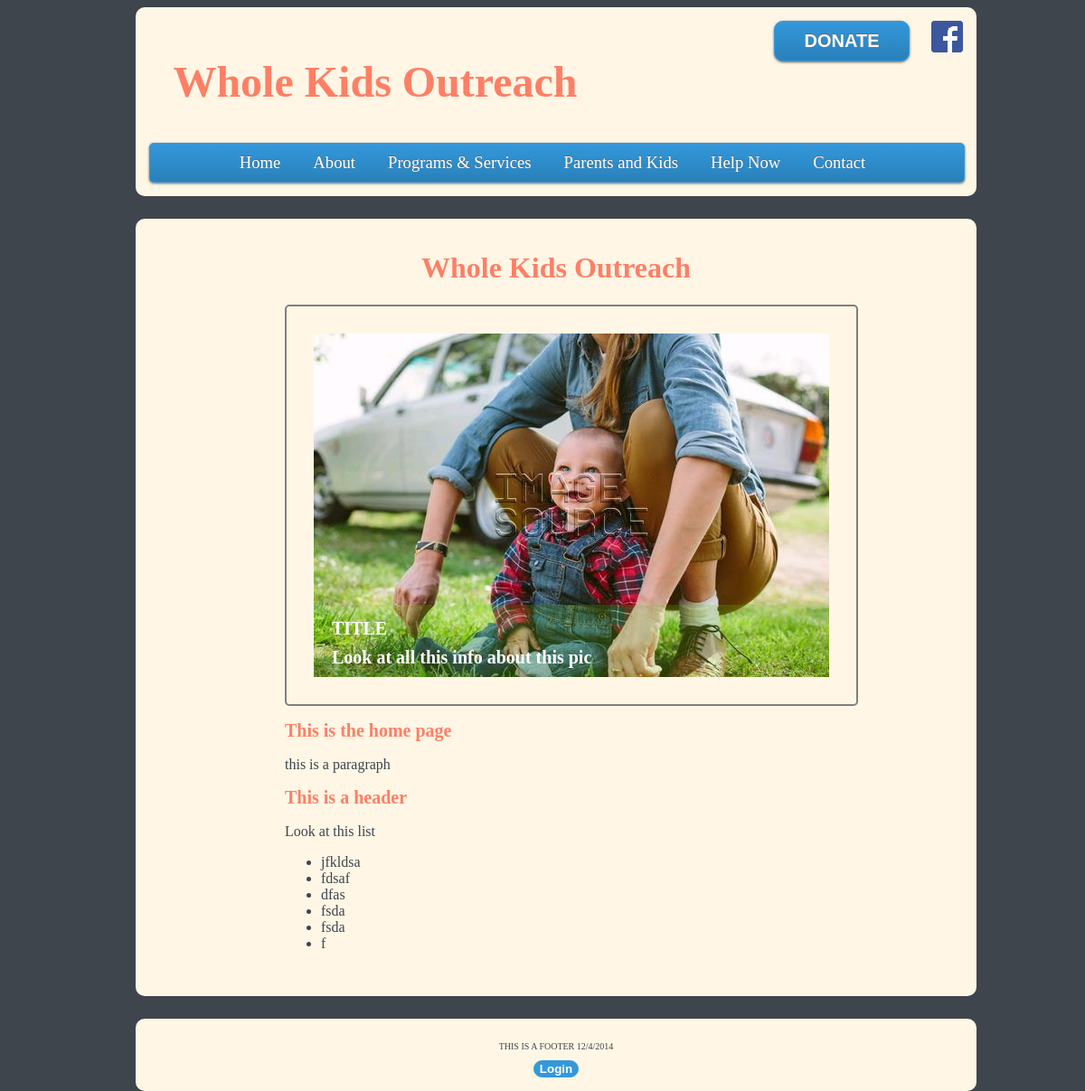
Before: / with the older database file.
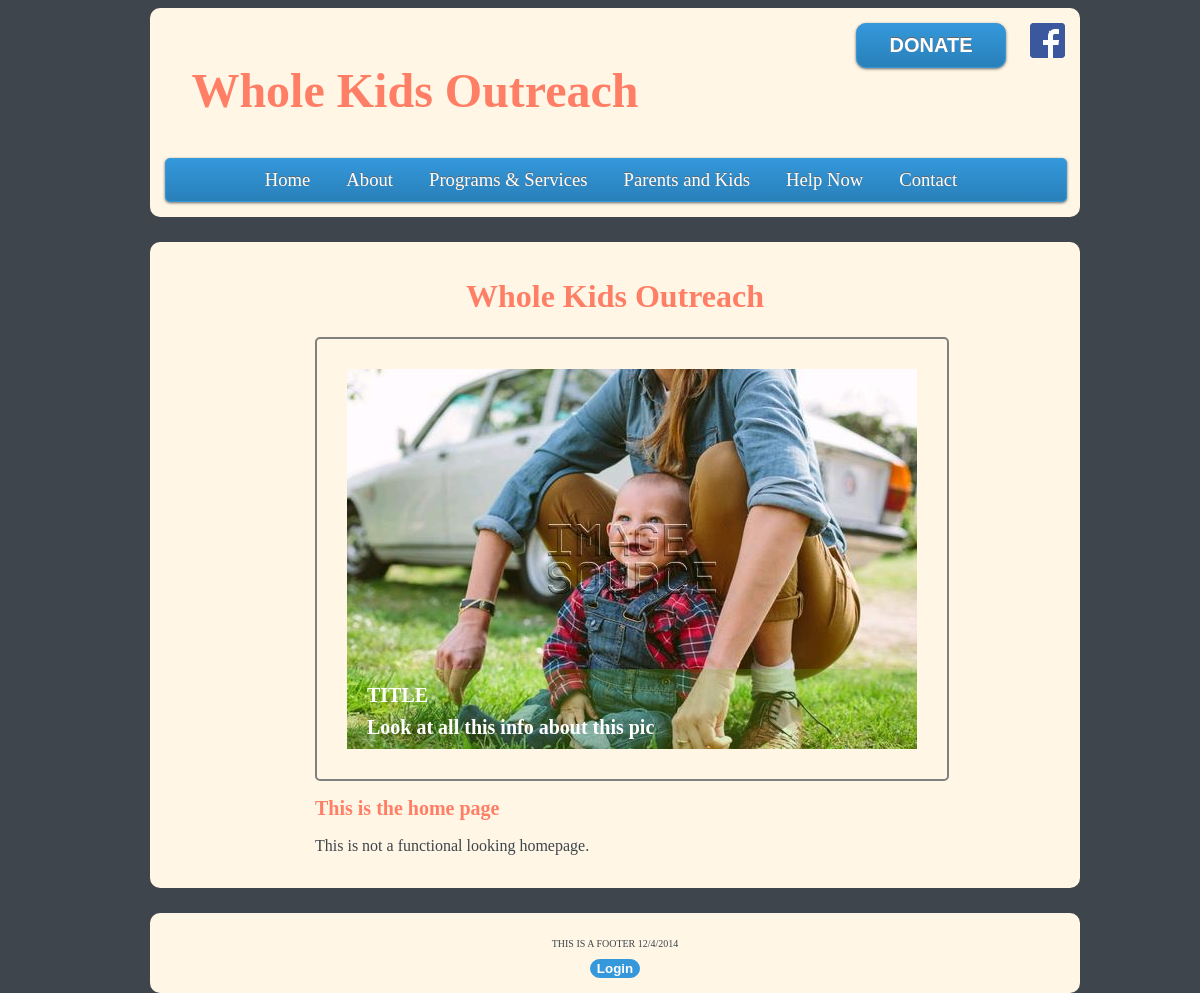
After: the same page with the newer database file.
### tables this page shows
CREATE TABLE IF NOT EXISTS `content` (
  `ID` int(11) NOT NULL DEFAULT '0',
  `Page` varchar(99) DEFAULT NULL,
  `Content` mediumtext NOT NULL,
  PRIMARY KEY (`ID`)
);

### index.php (the view, shortened to what this page needs)
<!DOCTYPE html>
<?php
	$page = 'home';
	$con = mysql_connect('localhost', 'root', '');
	$query = "SELECT * FROM `content` WHERE `Page` = '$page'";
	$result = mysql_query($query, $con);
	if(mysql_num_rows($result) > 0)
	{
		$pageInfo = mysql_fetch_array($result, MYSQL_ASSOC);
		$content = $pageInfo['Content'];
	}
?>
<html>
<head>
	<link rel="stylesheet" type="text/css" href="style.css">
	  <link rel="stylesheet" type="text/css" href="./slideShow/style1.css">
</head>
<body>
	<div id="bodyContainer">
		<?php include 'menu.php';?>
		<div id="mainBody">
			<div class="mainCenter">
				<h1>Whole Kids Outreach</h1>
				<div id="hero">
					<div id="slider">
						<div class="items">
							<img src="./slideShow/img/0.jpg" alt="slide2">
							<div class="info">
								<h2>TITLE</h2>
								<p>Look at all this info about this pic</p>
						     </div>
					    </div>
					</div>
				</div>
				<?= $content ?>
			</div>
		</div>
		<?php include 'footer.php';?>
	</div>
</body>
</html>

### menu.php (shortened to what this page needs)
<div id="menu">
	<div id="menuLogo">
		<a href="./index.php"><h2>Whole Kids Outreach</h2></a>
	</div>
	<div id="menuRight">
		<form method="POST" action="wko.php?p=Donate">
			<button>DONATE</button>
		</form>
		<a href="https://www.facebook.com/wholekidsoutreach"><img src="./img/f-logo.png" alt ="facebook page"></a>
	</div>
	<div class="menuButtonContainer">
		<div class="menuButtons">
			<ul>
				<li><a class="parent" href="index.php">Home</a></li>
				<li>
					<a class="parent" href="#">About</a>
				</li>
				<li>
					<a class="parent" href="#">Programs & Services</a>
				</li>
				<li>
					<a class="parent" href="#">Parents and Kids</a>
				</li>
				<li>
					<a class="parent" href="#">Help Now</a>
				</li>
				<li><a class="parent" href="contact.php">Contact</a></li>
			</ul>
		</div>
	</div>
</div>

### footer.php
<div id="footer">
	<p>THIS IS A FOOTER 12/4/2014</p>
			<form method="post" action="login.php">
			<button>Login</button>
		</form>
</div>

### style.css (style rules this page uses)
html { font-family: Trebuchet MS; background-color: #3E454C; color: #3E454C; text-align: justify; }
h1,h2,h3,h4,h5,h6 { color: #FF7F66; }
a { color: #2185C5; text-decoration: none; }
#bodyContainer { width: 900px; height: 90%; margin: auto; }
#menu { width: 900px; border-style: solid; border-radius: 10px; border-width: 15px; border-color: #FFF6E5; background: #FFF6E5; float: left; }
#menuLogo { width: 500px; float: left; font-family: Josefin Slab; font-size: 24pt; }
#menuRight { width: auto; float: right; }
#menuRight form,a { display: inline; vertical-align: top; }
#menuRight button { width:150px; margin-right: 20px; cursor:pointer; color: white; font-weight: bold; background: #3498db; border: 1px solid #3498db; border-radius: 10px; padding: 10px 10px 10px 10px; background-image: -webkit-linear-gradient(top, #3498db, #2980b9); background-image: -moz-linear-gradient(top, #3498db, #2980b9); background-image: -ms-linear-gradient(top, #3498db, #2980b9); background-image: -o-linear-gradient(top, #3498db, #2980b9); background-image: linear-gradient(to bottom, #3498db, #2980b9); text-shadow: 0px -1px 0px #666666; -webkit-box-shadow: 0px 1px 3px #666666; -moz-box-shadow: 0px 1px 3px #666666; box-shadow: 0px 1px 3px #666666; font-size: 20px; text-decoration: none; }
.menuButtonContainer { width: 900px; float: left; border-radius: 5px; border: 1px solid #3498db; background: #3cb0fd; background-image: -webkit-linear-gradient(top, #3498db, #2980b9); background-image: -moz-linear-gradient(top, #3498db, #2980b9); background-image: -ms-linear-gradient(top, #3498db, #2980b9); background-image: -o-linear-gradient(top, #3498db, #2980b9); background-image: linear-gradient(to bottom, #3498db, #2980b9); -webkit-box-shadow: 0px 1px 3px #666666; -moz-box-shadow: 0px 1px 3px #666666; box-shadow: 0px 1px 3px #666666; }
.menuButtons { width: 850px; }
.menuButtons ul { margin: auto; display: table; table-layout: fixed; }
.menuButtons ul li { position: relative; list-style-type: none; float: left; margin: 10px; display: inline-block; }
.parent { color: white; padding: 7px; text-shadow: 0px -1px 0px #666666; text-align: center; font-size: 14pt; text-decoration: none; width: auto; border: 1px solid transparent; }
#mainBody { width: 900px; margin-top: 25px; margin-bottom: 25px; border-style: solid; border-radius: 10px; border-width: 15px; border-color: #FFF6E5; background-color: #FFF6E5; float: left; }
.mainCenter { width: 600px; margin: auto; }
.mainCenter h1 { text-align: center; }
.mainCenter h2 { text-align: left; font-size: 20px; }
.mainLeft h1,h2,h3,h4,h5,h6 { text-align: center; }
.mainRight h1,h2,h3,h4,h5,h6 { text-align: center; }
#footer { text-align: center; width: 900px; border-style: solid; border-radius: 10px; border-width: 15px; border-color: #FFF6E5; background: #FFF6E5; font-size: 10px; float: left; }
#footer button { width:100; cursor:pointer; color: white; font-weight: bold; background: #3498db; border: 1px solid #3498db; border-radius: 10px; }

### slideShow/style1.css (style rules this page uses)
#hero { width: 600px; height: 410px; display: block; position: relative; margin: auto; border: 2px solid gray; border-radius: 5px; padding-left: 30px; padding-top: 30px; }
#slider { width: 570px; height: 380px; display: block; position: absolute; overflow:hidden; }
.info { width: 570px; height: 80px; display: block; position: relative; bottom:100px; background-color: rgba(102,204,20,.2); z-index: 99; }
.info h2 { font-family: sons-serif; font-size:20px; font-weight: bold; color: #FFF; padding: 15px 0 0 20px; }
.info p { font-family: sons-serif; font-size:20px; font-weight: bold; color: #FFF; padding: 0 0 0 20px; line-height:1px; }

Changed rows visible on the page:
changed content: Content "This is the home page this is a paragraph This is a header Look at this list jfkldsa fdsaf dfas fsda fsda f" → "This is the home page This is not a functional looking homepage."
